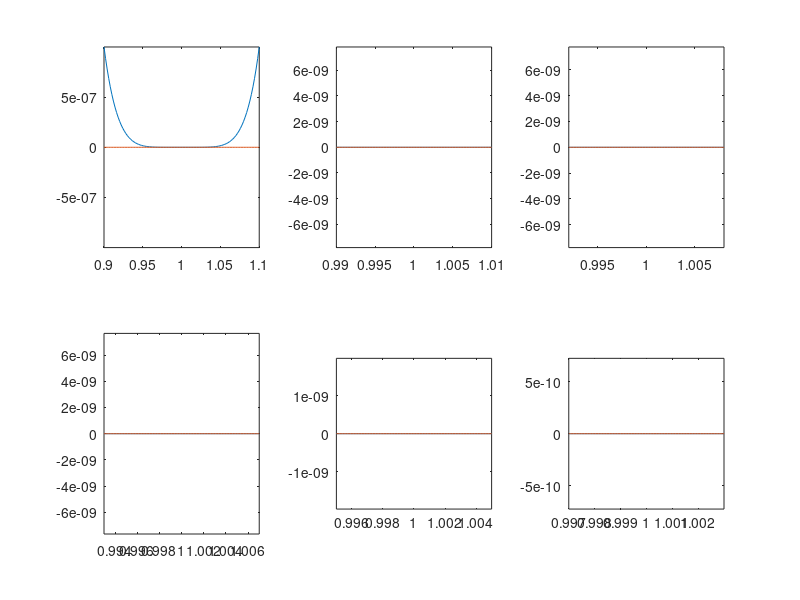

The MATLAB source for this figure:
% Script File: Zoom
% Plots (x-1)^6 near x=l with increasingly refined scale.
% Evaluation via x^6 - 6x^5 + 15x"4 - 20x^3 + 15x^2 - 6x +1
% leads to severe cancelation.

close all
k = 0; n = 100;
for delta = [.1 .01 .008 .007 .005  .003 ]
   x = linspace(1-delta,1+delta,n)';
   y = x.^6 - 6*x.^5 + 15*x.^4 - 20*x.^3 + 15*x.^2 - 6*x + ones(n,1);
   k = k+1; subplot(2,3,k); plot(x,y,x,zeros(1,n))
   axis([1-delta 1+delta -max(abs(y)) max(abs(y))])
end
